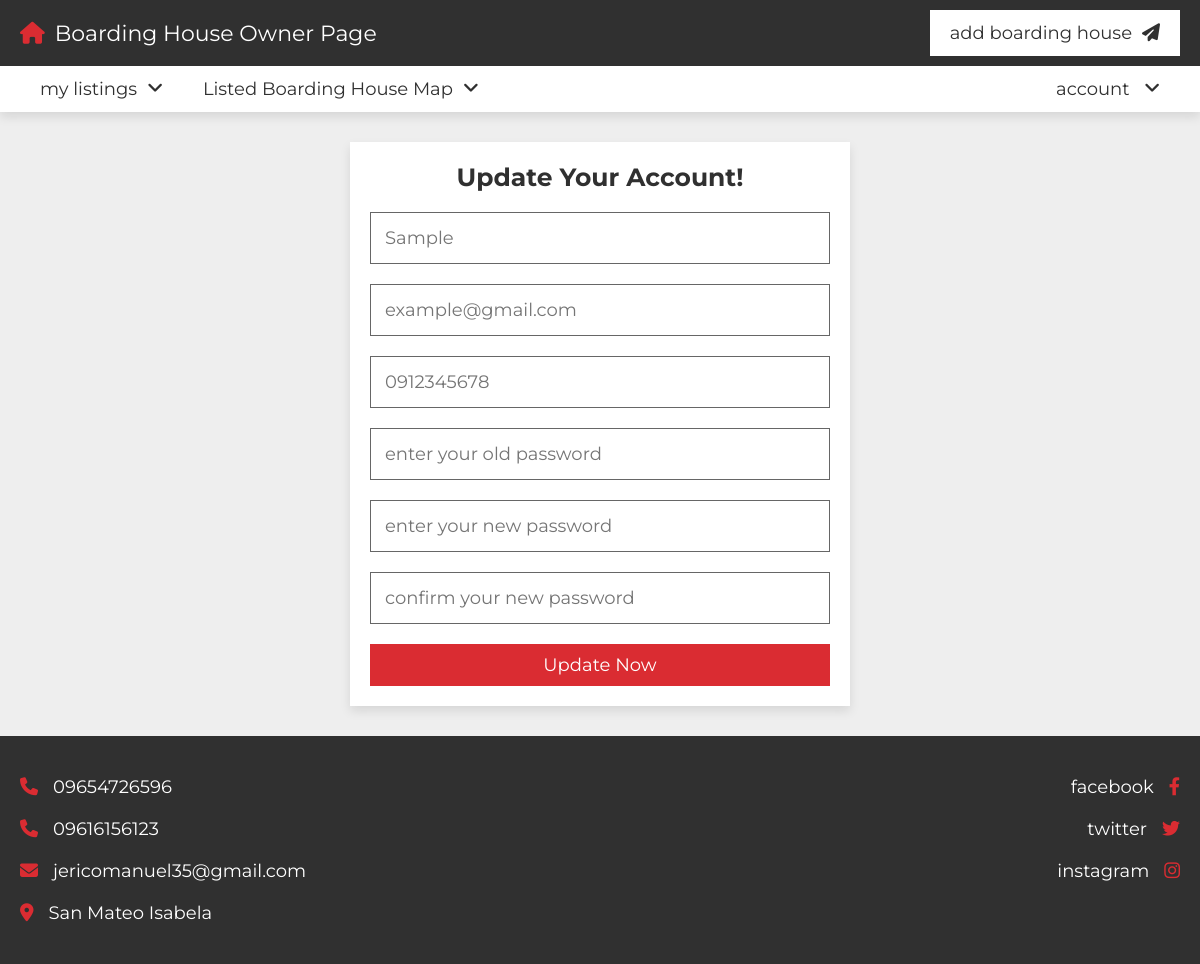
Page /update.php (signed in) on the committed database.
### tables this page shows
CREATE TABLE IF NOT EXISTS `users` (
  `id` varchar(20) NOT NULL,
  `name` varchar(50) NOT NULL,
  `number` varchar(10) NOT NULL,
  `email` varchar(50) NOT NULL,
  `password` varchar(50) NOT NULL,
  `remarks` varchar(50) NOT NULL
);

### update.php (the view, shortened to what this page needs)
<?php
include 'components/connect.php';
if(isset($_COOKIE['user_id'])){
   $user_id = $_COOKIE['user_id'];
}else{
   $user_id = '';
   header('location:login.php');
}
$select_user = $conn->prepare("SELECT * FROM `users` WHERE id = ? LIMIT 1");
$select_user->execute([$user_id]);
$fetch_user = $select_user->fetch(PDO::FETCH_ASSOC);
?>
<!DOCTYPE html>
<html lang="en">
<head>
   <link rel="stylesheet" href="https://cdnjs.cloudflare.com/ajax/libs/font-awesome/6.2.0/css/all.min.css">
   <link rel="stylesheet" href="css/style.css">
</head>
<body>
<?php include 'components/user_header.php'; ?>
<section class="form-container">
   <form action="" method="post">
      <h3>update your account!</h3>
      <input type="tel" name="name" maxlength="50" placeholder="<?= $fetch_user['name']; ?>" class="box">
      <input type="email" name="email" maxlength="50" placeholder="<?= $fetch_user['email']; ?>" class="box">
      <input type="number" name="number" min="0" max="9999999999" maxlength="10" placeholder="<?= $fetch_user['number']; ?>" class="box">
      <input type="password" name="old_pass" maxlength="20" placeholder="enter your old password" class="box">
      <input type="password" name="new_pass" maxlength="20" placeholder="enter your new password" class="box">
      <input type="password" name="c_pass" maxlength="20" placeholder="confirm your new password" class="box">
      <input type="submit" value="update now" name="submit" class="btn">
   </form>
</section>
<?php include 'components/footer.php'; ?>
</body>
</html>

### css/style.css (style rules this page uses)
:root { --main-color:#DA2C32; --light-color:#666; --light-bg:#eee; --white:#fff; --black:#303030; --border:.1rem solid var(--light-color); --box-shodow:0 .5rem 1rem rgba(0,0,0,.1); }
* { font-family: 'Montserrat', sans-serif; margin: 0; padding: 0; box-sizing: border-box; outline: none; border: none; text-decoration: none; }
html { font-size: 62.5%; overflow-x: hidden; scroll-behavior: smooth; scroll-padding-top: 10rem; }
body { background-color: var(--light-bg); }
section { padding: 3rem 2rem; max-width: 1200px; margin: 0 auto; }
.btn, .inline-btn { margin-top: 1rem; padding: 1rem 3rem; background-color: var(--main-color); color: var(--white); cursor: pointer; text-align: center; font-size: 1.8rem; text-transform: capitalize; }
.btn { display: block; width: 100%; }
.form-container form { max-width: 50rem; margin: 0 auto; background-color: var(--white); box-shadow: var(--box-shodow); padding: 2rem; text-align: center; }
.form-container form h3 { padding-bottom: 1rem; font-size: 2.5rem; color: var(--black); text-transform: capitalize; }
.form-container form .box { border: var(--border); padding: 1.4rem; color: var(--black); margin: 1rem 0; width: 100%; font-size: 1.8rem; }

### rows in the picture
users: name "Sample", email "example@gmail.com", number "0912345678"
